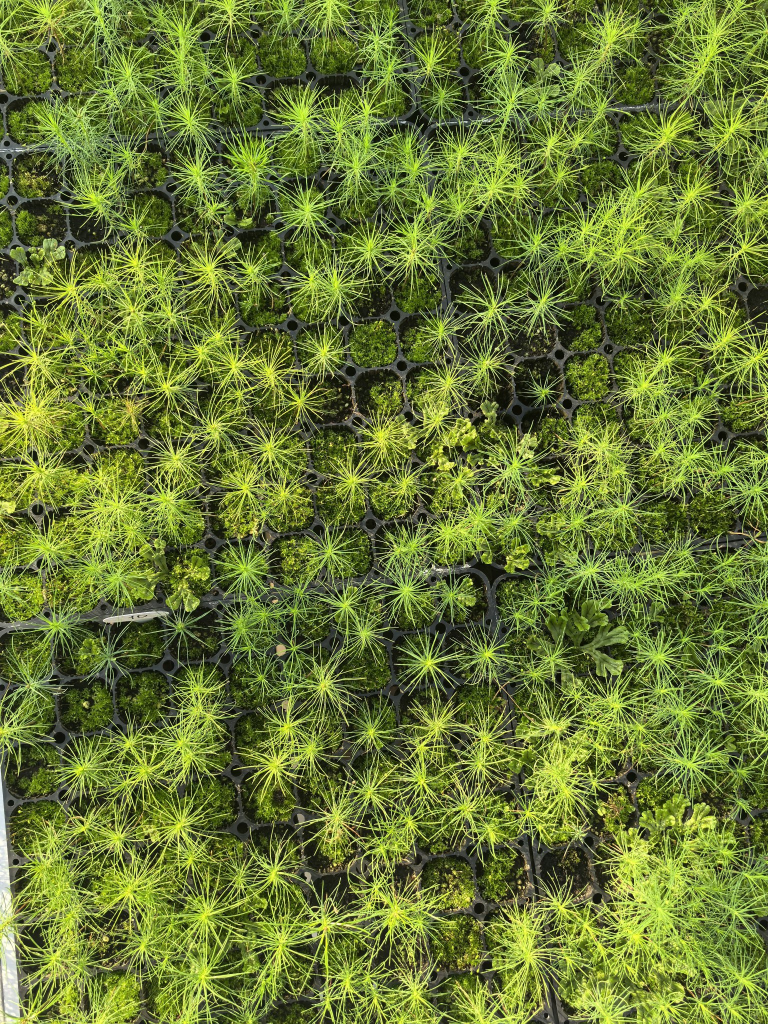
#> input picture project_sprouts/detection/test1.jpg, 1536 x 2048 px (shown at 1/2 size)
$ python opencv.py
#> lines starting #> are read from the running program, lines starting #| are printed output that depends on the picture; after the words box and inside, x2 and y2 are one past the last pixel; in counts of white or black regions, pixels touching at a corner belong together
import cv2
import numpy as np
import sys
import os

def detect_seedlings(image_path, h_min=20, h_max=85, s_min=100, s_max=255, v_min=110, v_max=255,
                     min_area=50, erode_iter=1, dilate_iter=2, blur_size=5):
    """
            Детектирование саженцев пихт по макушкам.
            Параметры:
                h_min, h_max: оттенок (0-180) рекомендуемые 38-80
                s_min, s_max: насыщенность (0-255) рекомендуемые 60-255
                v_min, v_max: яркость (0-255) рекомендуемые 80-220 (саженцы яркие, мох тусклый)
                min_area: минимальная площадь объекта (рекомендуемые 80)
                erode_iter: итерации эрозии (рекомендуемые 1)
                dilate_iter: итерации дилатации (рекомендуемые 2)
                blur_size: размер размытия (рекомендуемые 5)
    """
#> called with image_path = 'project_sprouts/detection/test1.jpg', h_min = 20, h_max = 85, s_min = 100, s_max = 255, v_min = 110, v_max = 255, min_area = 50

    img = cv2.imread(image_path)
#> img is the input picture: shape (2048, 1536, 3); mean B, G, R 53.2, 119.3, 103.4

    screen_height = 600
    screen_width = 1000

    height, width = img.shape[:2]
#> height = 2048; width = 1536
    scale = min(screen_width / width, screen_height / height, 1.0)
#> scale = 0.293

    if scale < 1.0:
        new_width = int(width * scale)
#> new_width = 450
        new_height = int(height * scale)
#> new_height = 600
        img = cv2.resize(img, (new_width, new_height))
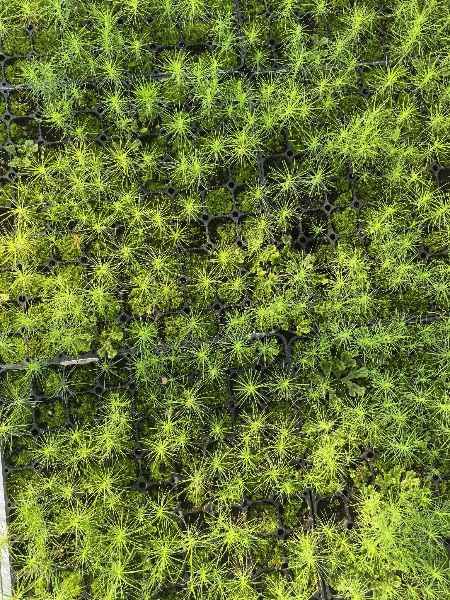
#> img: shape (600, 450, 3); mean B, G, R 53, 119.1, 103.2

    original = img.copy()

    hsv = cv2.cvtColor(img, cv2.COLOR_BGR2HSV)
#> hsv: shape (600, 450, 3); mean H, S, V 38.4, 146.9, 119.3

    lower_green = np.array([h_min, s_min, v_min])
    upper_green = np.array([h_max, s_max, v_max])

    mask_raw = cv2.inRange(hsv, lower_green, upper_green)
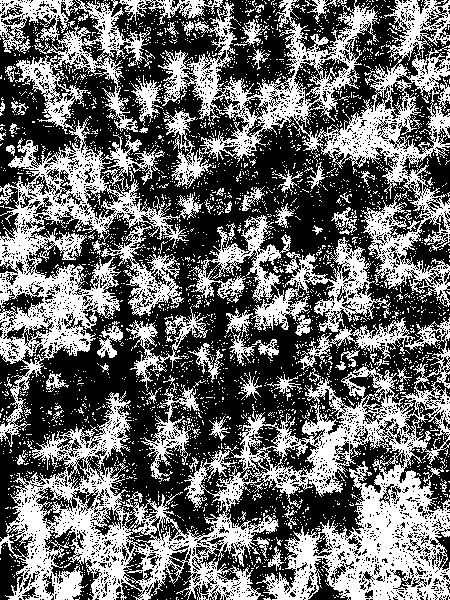
#> mask_raw: shape (600, 450); 42.1% white; 3279 white regions (3187 under 20 px), largest, box (x1, y1, x2, y2) and area: (0, 215, 450, 600) 48456, (158, 0, 450, 307) 22351, (0, 118, 203, 447) 15913

    mask_before = mask_raw.copy()
    overlay_before = cv2.cvtColor(mask_before, cv2.COLOR_GRAY2BGR)
    h_before, w_before = overlay_before.shape[:2]
#> h_before = 600; w_before = 450
    cv2.rectangle(overlay_before, (5, 5), (350, 55), (0, 0, 0), -1)
    cv2.putText(overlay_before, "Mask before morphology (raw)", (10, 35),
                cv2.FONT_HERSHEY_SIMPLEX, 0.6, (255, 255, 255), 2)
#> overlay_before: shape (600, 450, 3); 40.2% white; 3098 white regions (2984 under 20 px), largest, box (x1, y1, x2, y2) and area: (0, 215, 450, 600) 48456, (158, 0, 450, 307) 19716, (0, 118, 203, 447) 15913

    kernel = np.ones((5, 5), np.uint8)
    mask_eroded = cv2.erode(mask_raw, kernel, iterations=erode_iter)
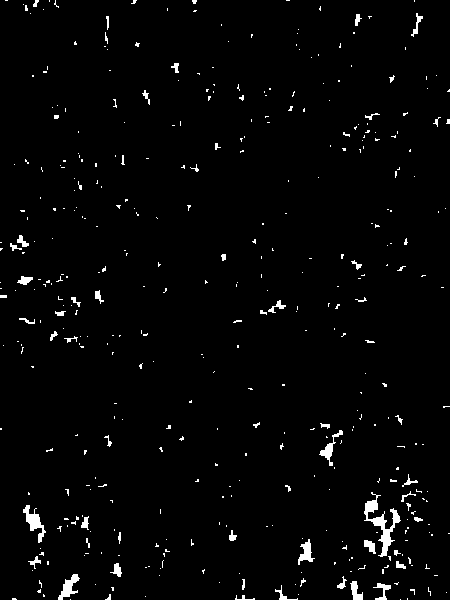
#> mask_eroded: shape (600, 450); 2.1% white; 411 white regions (354 under 20 px), largest, box (x1, y1, x2, y2) and area: (364, 492, 401, 557) 654, (23, 505, 46, 543) 314, (58, 574, 80, 600) 248
    mask_dilated = cv2.dilate(mask_eroded, kernel, iterations=dilate_iter)
#> mask_dilated: shape (600, 450); 18.4% white; 205 white regions, largest, box (x1, y1, x2, y2) and area: (360, 470, 437, 578) 4888, (19, 501, 53, 575) 1486, (271, 534, 319, 600) 1369

    blur_size = blur_size if blur_size % 2 == 1 else blur_size + 1
    mask_blurred = cv2.GaussianBlur(mask_dilated, (blur_size, blur_size), 0)

    _, mask_final = cv2.threshold(mask_blurred, 127, 255, cv2.THRESH_BINARY)
#> mask_final: shape (600, 450); 18.2% white; 194 white regions, largest, box (x1, y1, x2, y2) and area: (360, 463, 437, 600) 5726, (19, 501, 53, 600) 1780, (306, 406, 366, 473) 1560

    mask_after = mask_final.copy()
    overlay_after = cv2.cvtColor(mask_after, cv2.COLOR_GRAY2BGR)
    h_after, w_after = overlay_after.shape[:2]
#> h_after = 600; w_after = 450
    cv2.rectangle(overlay_after, (5, 5), (350, 55), (0, 0, 0), -1)
    cv2.putText(overlay_after, "Mask after morphology + blur", (10, 35),
                cv2.FONT_HERSHEY_SIMPLEX, 0.6, (255, 255, 255), 2)
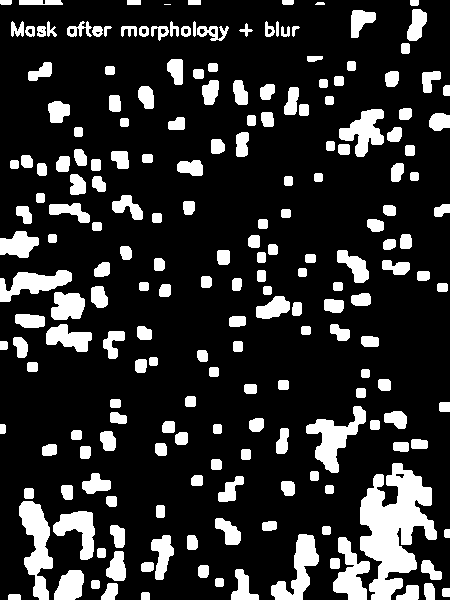
#> overlay_after: shape (600, 450, 3); 18.1% white; 204 white regions (1 under 20 px)

    contours, _ = cv2.findContours(mask_final, cv2.RETR_EXTERNAL, cv2.CHAIN_APPROX_SIMPLE)
#> contours = 194 contours; largest, box (x1, y1, x2, y2) and area: (360, 463, 437, 600) 5428, (19, 501, 53, 600) 1652, (306, 406, 366, 473) 1441, (271, 534, 319, 600) 1256, (333, 537, 370, 600) 1129

    valid_contours = [cnt for cnt in contours if cv2.contourArea(cnt) > min_area]
#> valid_contours = 189 contours; largest, box (x1, y1, x2, y2) and area: (360, 463, 437, 600) 5428, (19, 501, 53, 600) 1652, (306, 406, 366, 473) 1441, (271, 534, 319, 600) 1256, (333, 537, 370, 600) 1129

    seedling_count = len(valid_contours)
#> seedling_count = 189

    result = original.copy()
    for cnt in valid_contours:
        x, y, w, h = cv2.boundingRect(cnt)
        cv2.rectangle(result, (x, y), (x + w, y + h), (255, 0, 0), 2)
#> this loop made 189 passes
#> (x, y, w, h) on passes 1 to 3: (8, 594, 13, 6), (141, 592, 9, 8), (442, 588, 8, 9)
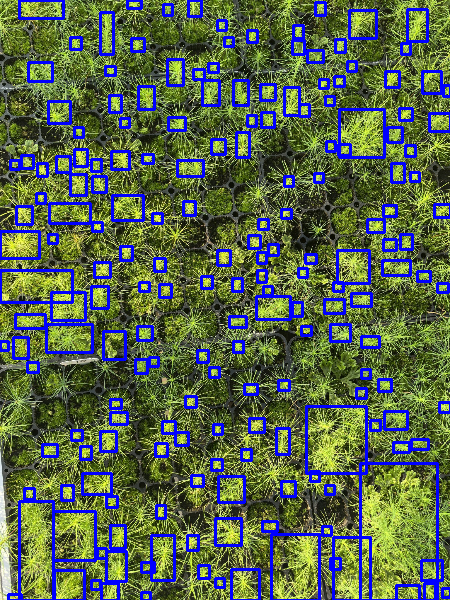
#> result: shape (600, 450, 3); 12.92% of pixels changed, all inside (x1, y1, x2, y2) = (0, 0, 450, 600)

    text = f"Total count: {seedling_count}"
#> text = 'Total count: 189'
    font = cv2.FONT_HERSHEY_SIMPLEX
#> font = 0
    font_scale = 0.8
    thickness = 2

    (text_width, text_height), baseline = cv2.getTextSize(text, font, font_scale, thickness)
#> text_width = 212; text_height = 18; baseline = 8

    overlay = result.copy()
    cv2.rectangle(overlay, (10, result.shape[0] - text_height - 20),
                  (10 + text_width + 10, result.shape[0] - 10), (0, 0, 0), -1)
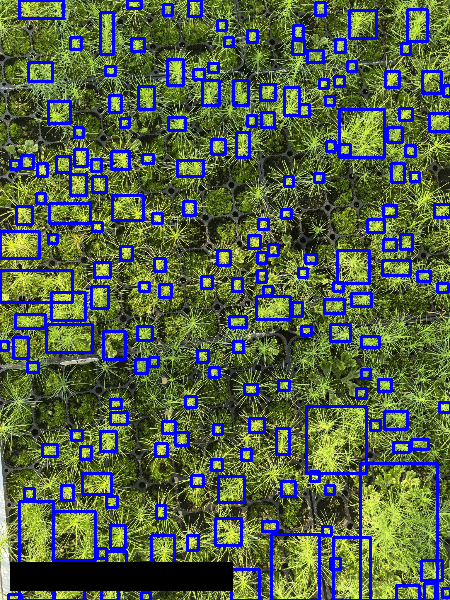
#> overlay: shape (600, 450, 3); 2.4% of pixels changed, all inside (x1, y1, x2, y2) = (10, 562, 233, 591)
    cv2.addWeighted(overlay, 0.6, result, 0.4, 0, result)

    cv2.putText(result, text, (15, result.shape[0] - 15),
                font, font_scale, (255, 255, 255), thickness)
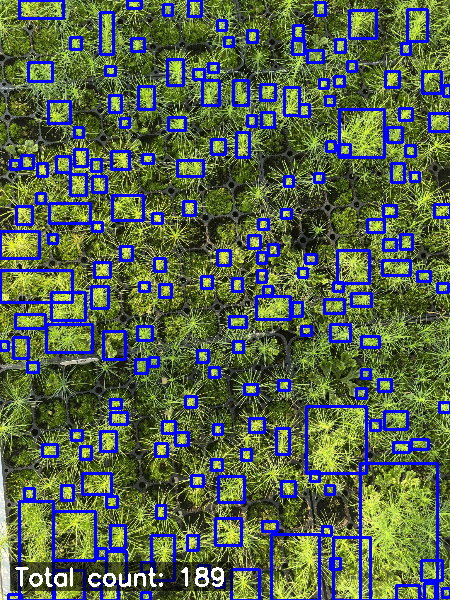
#> result: shape (600, 450, 3); mean B, G, R 77.9, 100.8, 87.5

    cv2.imshow("Original image with rectangles", result)
    cv2.imshow("Mask before morphology (black-white)", overlay_before)
    cv2.imshow("Mask after morphology (black-white)", overlay_after)

    print(f"Total count: {seedling_count}")
#| Total count: 189

    cv2.waitKey(0)
    cv2.destroyAllWindows()

    return seedling_count


if __name__ == "__main__":
    if getattr(sys, 'frozen', False):
        script_dir = os.path.dirname(sys.executable)
    else:
        script_dir = os.path.dirname(os.path.abspath(__file__))

    image_path = os.path.join(script_dir, "test1.jpg")

    count = detect_seedlings(image_path)
#> count = 189
